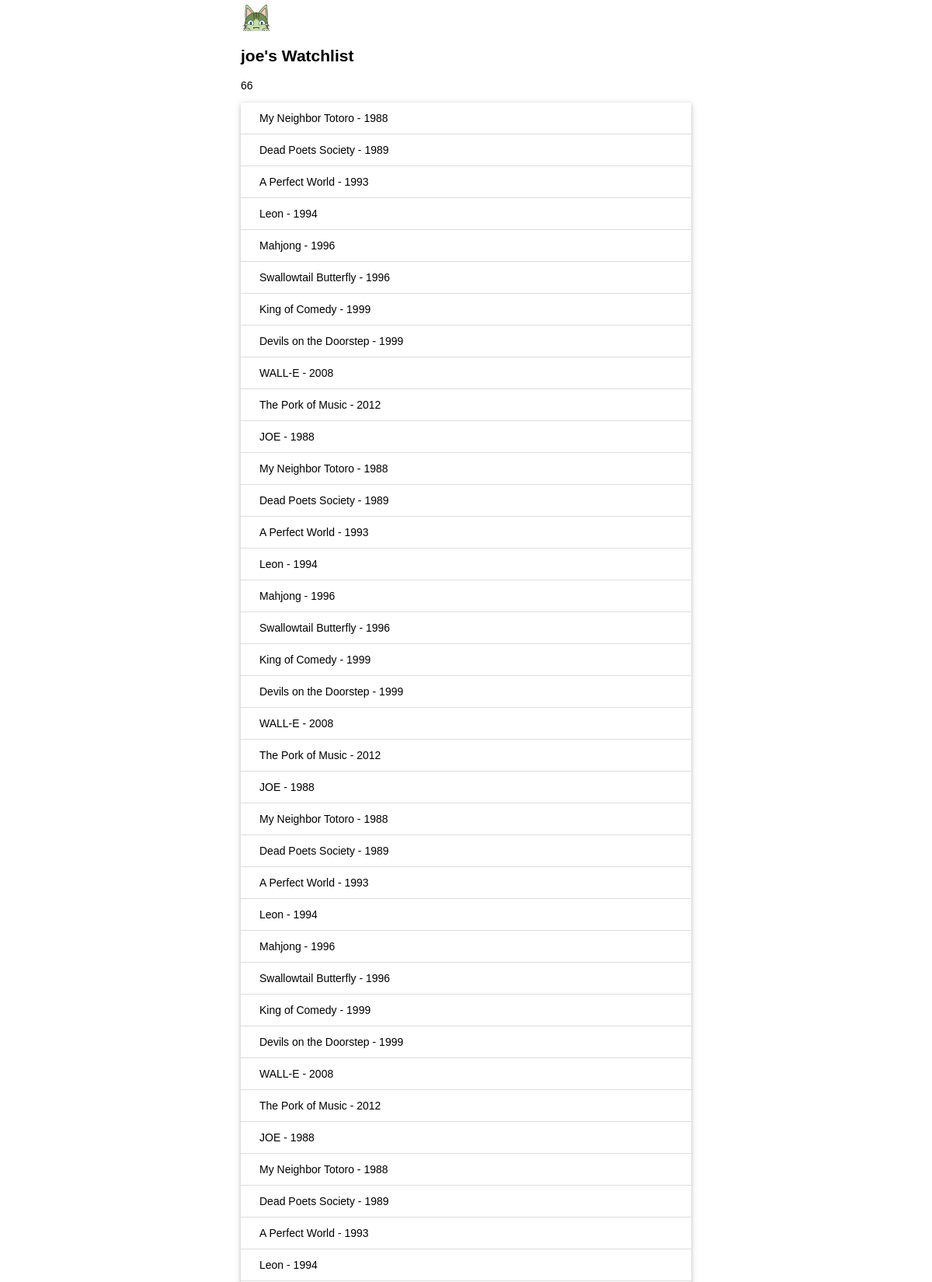
The page / (upper part) on the database its author committed.
### app.py (models this page shows)
class User(db.Model):#创建的表名为user
    id = db.Column(db.Integer,primary_key=True)#整型，主键
    name = db.Column(db.String(20))

class Movie(db.Model):
    id = db.Column(db.Integer,primary_key=True)
    title = db.Column(db.String(60))
    year = db.Column(db.String(4))

### app.py (the view)
@app.route('/')
def index():
    user = User.query.first() #读取第一条用户记录
    movies = Movie.query.all()  #读取所有电影记录
    return render_template("index.html", user = user ,movies = movies)

### templates/index.html (shortened to what this page needs)
<!DOCTYPE html>
<html lang="en">
<head>
    <link rel="stylesheet" href="{{url_for('static',filename='style.css')}}">
</head>
<body>
    <img alt ="Avatar" class="avatar" src="{{url_for('static',filename='avatar.png')}}">
    <h2>{{user.name}}'s Watchlist</h2>
    <p>{{movies|length}}</p>
    <ul class="movie-list">{% for movie in movies %}
    <li>{{movie.title}} - {{movie.year}}</li>
        {% endfor %}
    </ul>
</body>
</html>

### static/style.css (style rules this page uses)
body { margin: auto; max-width: 580px; font-size: 14px; font-family: Helvetica, Arial, sans-serif; }
.avatar { width: 40px; }
.movie-list { list-style-type: none; padding: 0; margin-bottom: 10px; box-shadow: 0 2px 5px 0 rgba(0, 0, 0, 0.16), 0 2px 10px 0 rgba(0, 0, 0, 0.12); }
.movie-list li { padding: 12px 24px; border-bottom: 1px solid #ddd; }

### rows shown on the page
User: name "joe"
Movie: title "My Neighbor Totoro", year "1988"
Movie: title "Dead Poets Society", year "1989"
Movie: title "A Perfect World", year "1993"
Movie: title "Leon", year "1994"
Movie: title "Mahjong", year "1996"
Movie: title "Swallowtail Butterfly", year "1996"
Movie: title "King of Comedy", year "1999"
Movie: title "Devils on the Doorstep", year "1999"
Movie: title "WALL-E", year "2008"
Movie: title "The Pork of Music", year "2012"
Movie: title "JOE", year "1988"
Movie: title "My Neighbor Totoro", year "1988"
Movie: title "Dead Poets Society", year "1989"
Movie: title "A Perfect World", year "1993"
Movie: title "Leon", year "1994"
Movie: title "Mahjong", year "1996"
Movie: title "Swallowtail Butterfly", year "1996"
Movie: title "King of Comedy", year "1999"
Movie: title "Devils on the Doorstep", year "1999"
Movie: title "WALL-E", year "2008"
Movie: title "The Pork of Music", year "2012"
Movie: title "JOE", year "1988"
Movie: title "My Neighbor Totoro", year "1988"
Movie: title "Dead Poets Society", year "1989"
Movie: title "A Perfect World", year "1993"
Movie: title "Leon", year "1994"
Movie: title "Mahjong", year "1996"
Movie: title "Swallowtail Butterfly", year "1996"
Movie: title "King of Comedy", year "1999"
Movie: title "Devils on the Doorstep", year "1999"
Movie: title "WALL-E", year "2008"
Movie: title "The Pork of Music", year "2012"
Movie: title "JOE", year "1988"
Movie: title "My Neighbor Totoro", year "1988"
Movie: title "Dead Poets Society", year "1989"
Movie: title "A Perfect World", year "1993"
Movie: title "Leon", year "1994"

### other values the page prints
{{ movies|length }} "66"
